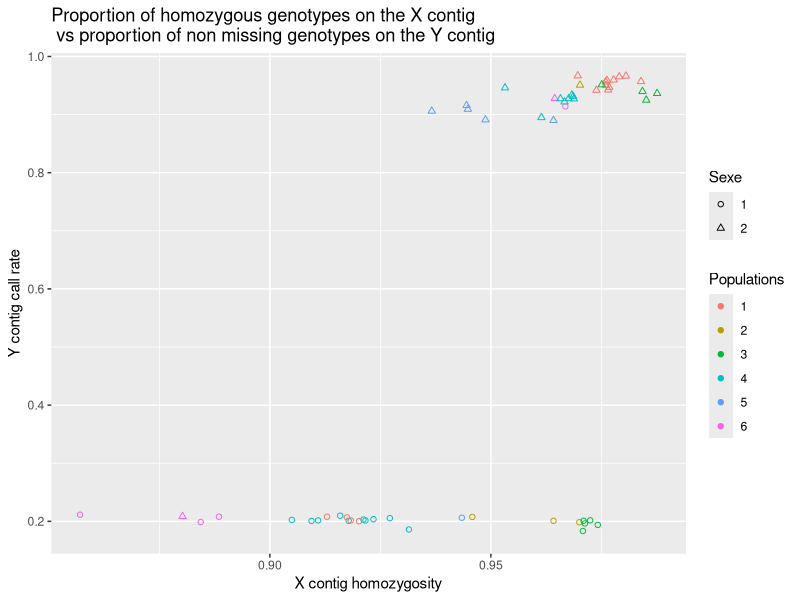

R code for this plot:
#Aout 2019
#Julie Blasquiz
#Sex chromosome analysis :
#Graph -> Proportion of homozygous genotypes on the X chromosome vs proportion of non missing genotypes on the Y chromosome

library(ggfortify)

X = read.table("mean_het_ind_X.txt", header=FALSE)
Y = read.table("mean_miss_ind_Y.txt", header=FALSE)

sexe <- c("F","M","M","M","F","F","M","F","F","F","F","F","F","F","M","F","F","F","F","F","M","M","M","M","M","M","M","M","M","M","F","M","M","F","M","M","M","M","M","F","F","M","M","F","M","M","F","M","M","M","F","F","M","F","F","F","M","F")
Sexe = as.factor(sexe)
Sexe = as.integer(Sexe)

groups <- c("TAS (TAS)","NQLD (NQLD)","Wingecarribee (CNSW)","NQLD (NQLD)","NQLD (NQLD)","NQLD (NQLD)","TAS (TAS)","Wingecarribee (CNSW)","Shoalhaven","Shoalhaven","Shoalhaven","Shoalhaven","Shoalhaven","Shoalhaven","Wingecarribee (CNSW)","Wingecarribee (CNSW)","Shoalhaven","Shoalhaven","Shoalhaven","Wingecarribee (CNSW)","Barnard (NNSW)","Shoalhaven","Shoalhaven","Barnard (NNSW)","Shoalhaven","Shoalhaven","Shoalhaven","Shoalhaven","Shoalhaven","Shoalhaven","Wingecarribee (CNSW)","TAS (TAS)","NQLD (NQLD)","Shoalhaven","Barnard (NNSW)","Barnard (NNSW)","Barnard (NNSW)","Barnard (NNSW)","Barnard (NNSW)","Barnard (NNSW)","Barnard (NNSW)","Barnard (NNSW)","Barnard (NNSW)","Barnard (NNSW)","Barnard (NNSW)","Barnard (NNSW)","Barnard (NNSW)","TAS (TAS)","TAS (TAS)","TAS (TAS)","NA","NQLD (NQLD)","NQLD (NQLD)","NQLD (NQLD)","NA","NA","NA","NQLD (NQLD)")
groups = as.factor(groups)
colour = as.integer(groups)
Populations = factor(colour)

table <- data.frame(X,Y)

pdf(file = "Sex chromosome analysis.pdf")
ggplot(data = table, aes(table[,2],table[,4])) + geom_point(data = table, mapping = aes(table[,2],table[,4], col=Populations, shape=Sexe)) + scale_continuous_identity(aesthetics = 'shape', guide = 'legend', breaks=c(1,2)) + labs(x = "X contig homozygosity") + labs(y = "Y contig call rate") + ggtitle("Proportion of homozygous genotypes on the X contig \n vs proportion of non missing genotypes on the Y contig") 
dev.off()
